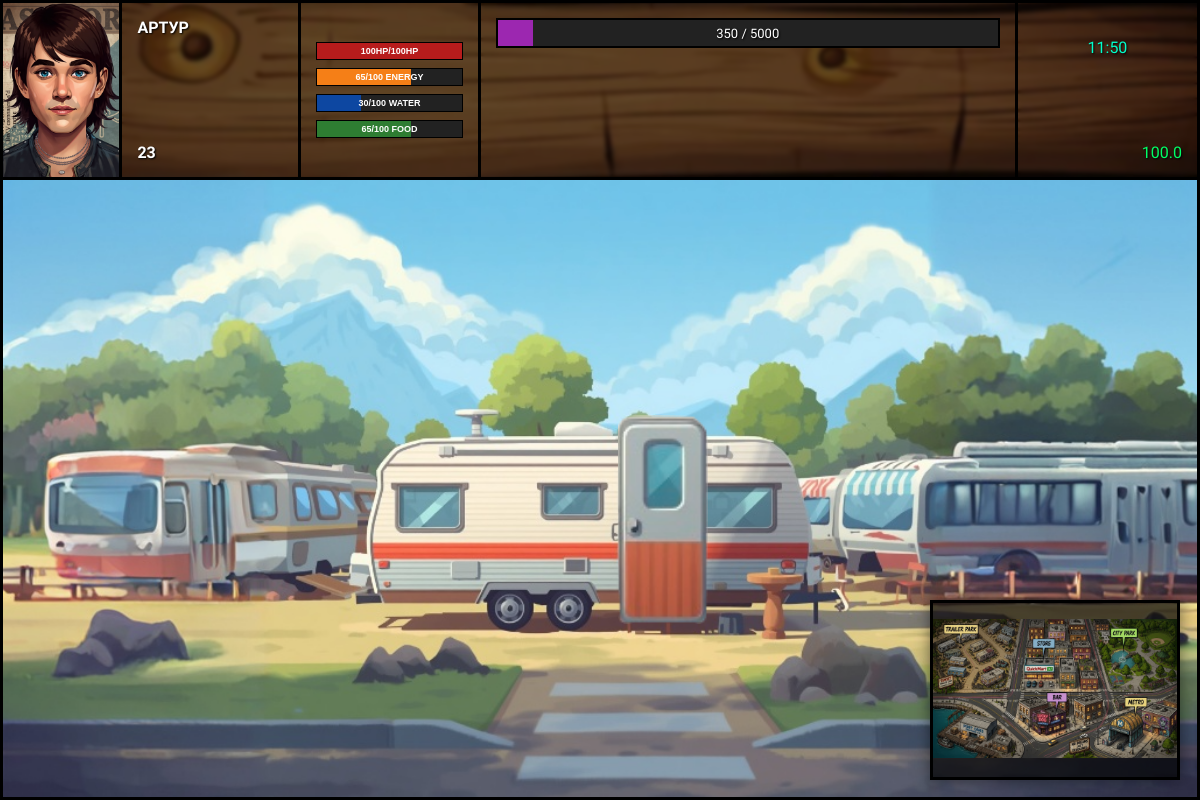
Screenshot of /main (signed in) with the database file from the repository.
### models.py (models this page shows)
class BaseModel(Model):
    class Meta:
        database = db

class Avatars(BaseModel):
    name = CharField()
    link = CharField()

class Player(BaseModel):
    avatar = ForeignKeyField(Avatars, backref="players")
    login = CharField(unique=True)
    password = CharField()
    hp = IntegerField(default=100)
    energy = IntegerField(default=100)
    max_hp = IntegerField(default=100)
    max_energy = IntegerField(default=100)
    charisma = IntegerField(default=0)
    charisma_bonus = IntegerField(default=0)
    money = FloatField(default=0)
    glory = IntegerField(default=0)
    xp = IntegerField(default=0)
    xp_bonus = FloatField(default=1)
    age = IntegerField()
    name = CharField()
    location = ForeignKeyField(Locations, backref="players")
    job = ForeignKeyField(Jobs, backref="players", null=True)
    satiety = IntegerField(default=100)
    max_satiety = IntegerField(default=100)
    hydration = IntegerField(default=100)
    max_hydration = IntegerField(default=100)
    time = IntegerField(default=0)
    days = IntegerField(default=0)

### main.py (the view)
@app.route("/main")
def main():
    player = Player.get_or_none(Player.login == session.get("login"))
    avatar = Avatars.get_or_none(Avatars.id == player.avatar)
    hours = player.time // 60
    minutes = player.time % 60
    return render_template("main.html", player=player, hours=hours, minutes=minutes, avatar=avatar)

### templates/main.html (shortened to what this page needs)
<!DOCTYPE html>
<html lang="ru">
<head>
    <link rel="stylesheet" href="../static/css/main.css">
</head>
<body>
    <header class="hud-header">
        <div class="hud-block avatar-block">
            <img src="{{avatar.link}}" alt="Аватарка">
        </div>
        <div class="hud-block info-block">
            <div class="NameDiv">{{player.name}}</div>
            <div class="AgeDiv">{{player.age}}</div>
        </div>
        <div class="hud-block stats-text-block">
            <div class="stats">
                <div class="stat-row hp">
                    <div class="bar"><div id="hp-fill" class="fill"></div></div>
                    <span>{{player.hp}}HP/{{player.max_hp}}HP</span>
                </div>
                <div class="stat-row energy">
                    <div class="bar"><div id="energy-fill" class="fill"></div></div>
                    <span>{{player.energy}}/{{player.max_energy}} ENERGY</span>
                </div>
                <div class="stat-row hydration">
                    <div class="bar"><div id="water-fill" class="fill"></div></div>
                    <span>{{player.hydration}}/{{player.max_hydration}} WATER</span>
                </div>
                <div class="stat-row satiety">
                    <div class="bar"><div id="food-fill" class="fill"></div></div>
                    <span>{{player.satiety}}/{{player.max_satiety}} FOOD</span>
                </div>
            </div>
        </div>
        <div class="hud-block main-bars-block">
            <div class="XP-NextLvl">
                <div class="xp-bar">
                    <div id="xp-fill" class="AvailableEx"></div>
                    <div class="xp-text">
                        <span id="current-xp">{{player.xp}}</span> / <span id="max-xp">5000</span>
                    </div>
                </div>
            </div>
        </div>
        <div class="hud-block finance-block">
            <div class="TimeDiv">
        <span class="HourDiv">{{hours}}</span>:<span class="MinuteDiv">{{minutes}}</span>
            </div>
            <div class="money-label">{{player.money}}</div>
        </div>
        <div class="map-block">
            <div class="map-placeholder">
                <a href="/map">
                <img src="../static/img/background-map.jpg" alt="карта">
                </a>
            </div>
        </div>
    </header>
    <main class="main-content" >
        <div class="trailer-door">
            <a href="/inside_trailer">
            <img src="/static/img/location-items/trailer-day-door.png">
            </a>
        </div>
    </main>
</body>
</html>

### static/css/main.css (style rules this page uses)
* { box-sizing: border-box; margin: 0; padding: 0; }
body { font-family: "Underdog", serif; font-size: 30px; background-color: #121212; color: #ffffff; }
.hud-header { display: flex; width: 100%; height: 180px; border: 3px solid #000000; background-image: url('../img/bk4.png'); background-size: cover; background-position: center; background-repeat: no-repeat; }
.hud-block { border-right: 3px solid #000000; height: 100%; padding: 15px; display: flex; flex-direction: column; justify-content: flex-start; background-color: rgba(0, 0, 0, 0.55); backdrop-filter: blur(2px); }
.finance-block { border-right: none; flex-grow: 1; justify-content: space-between; align-items: flex-end; }
.avatar-block { width: 10%; padding: 0; overflow: hidden; display: flex; justify-content: center; align-items: center; background-color: transparent; }
.info-block { width: 15%; justify-content: space-between; }
.stats-text-block { width: 15%; gap: 8px; }
.main-bars-block { width: 45%; gap: 12px; }
.avatar-block img { width: 100%; height: 100%; object-fit: cover; display: block; }
.NameDiv, .AgeDiv { font-size: 16px; font-weight: bold; text-transform: uppercase; text-shadow: 1px 1px 2px #000000; }
.stats-text-block { width: 15%; display: flex; flex-direction: column; justify-content: center; padding: 10px 15px; }
.stats { display: flex; flex-direction: column; gap: 8px; width: 100%; }
.stat-row { position: relative; width: 100%; height: 18px; }
.stat-row .bar { width: 100%; height: 100%; border: 1px solid #000000; background-color: #222222; position: absolute; top: 0; left: 0; overflow: hidden; z-index: 1; }
.stat-row .fill { height: 100%; position: absolute; left: 0; top: 0; width: 50%; transition: width 0.3s ease; }
.stat-row.hp .fill { background-color: #b71c1c; }
.stat-row.energy .fill { background-color: #f57f17; }
.stat-row.hydration .fill { background-color: #0d47a1; }
.stat-row.satiety .fill { background-color: #2e7d32; }
.stat-row span { position: absolute; top: 50%; left: 50%; transform: translate(-50%, -50%); z-index: 2; font-family: Arial, sans-serif; font-size: 9px; font-weight: bold; color: #ffffff; text-transform: uppercase; white-space: nowrap; }
.XP-NextLvl { width: 100%; }
.xp-bar { position: relative; width: 100%; height: 30px; border: 2px solid #000000; background-color: #222222; overflow: hidden; display: flex; align-items: center; justify-content: center; }
.AvailableEx { position: absolute; left: 0; top: 0; height: 100%; width: 35%; background-color: #9c27b0; transition: width 0.3s ease; z-index: 1; }
.xp-text { position: relative; z-index: 2; font-size: 13px; color: #ffffff; text-transform: uppercase; text-shadow: 1px 1px 2px #000000; }
.TimeDiv { align-self: center; margin-top: 20px; font-size: 16px; color: #00ffcc; text-shadow: 1px 1px 2px #000000; text-transform: uppercase; }
.HourDiv, .MinuteDiv { display: inline-block; }
.money-label { font-size: 16px; color: #00ff66; text-shadow: 1px 1px 2px #000000; }
.map-block { position: absolute; bottom: 20px; right: 20px; width: 305px; height: 183px; border: 3px solid #000000; background-color: rgba(0, 0, 0, 0.7); display: flex; justify-content: center; align-items: center; box-shadow: 0 0 15px rgba(0, 0, 0, 0.5); z-index: 10; }
.map-placeholder { color: #00ffcc; font-size: 14px; text-transform: uppercase; text-shadow: 1px 1px 2px #000000; }
.map-placeholder img { width: 100%; height: 100%; }
.main-content { width: 100%; min-height: calc(100vh - 180px); border: 3px solid #000000; border-top: none; position: relative; background-image: url('../img/location-img/background_trailer_day.png'); background-size: cover; background-position: center; background-repeat: no-repeat; }
.map-block { position: absolute; bottom: 20px; right: 20px; width: 250px; height: 180px; border: 3px solid #000000; background-color: rgba(0, 0, 0, 0.7); display: flex; justify-content: center; align-items: center; box-shadow: 0 0 15px rgba(0, 0, 0, 0.5); }
.trailer-door { position: absolute; bottom: 28%; left: 51.5%; width: 90px; height: auto; z-index: 10; }
.trailer-door img { width: 100%; height: auto; display: block; cursor: pointer; transition: transform 0.2s ease, filter 0.2s ease; }

### rows the page displays
Avatars: link (picture)
Player: name "АРТУР", age "23", hp "100", max_hp "100", energy "65", max_energy "100", hydration "30", max_hydration "100", satiety "65", max_satiety "100", xp "350", money "100.0"

### other values shown
{{ hours }} "11"
{{ minutes }} "50"
